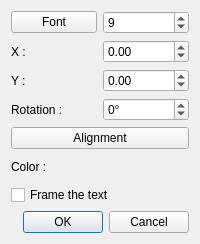
<?xml version="1.0" encoding="UTF-8"?>
<ui version="4.0">
 <class>TerminalLabelDialog</class>
 <widget class="QDialog" name="TerminalLabelDialog">
  <property name="windowTitle">
   <string>Text properties</string>
  </property>
  <layout class="QGridLayout" name="gridLayout">
   <item row="0" column="0">
    <widget class="QPushButton" name="m_font_pb">
     <property name="text">
      <string>Font</string>
     </property>
    </widget>
   </item>
   <item row="0" column="1">
    <widget class="QSpinBox" name="m_label_size_sb">
     <property name="minimum">
      <number>4</number>
     </property>
     <property name="maximum">
      <number>50</number>
     </property>
     <property name="value">
      <number>9</number>
     </property>
    </widget>
   </item>
   <item row="1" column="0">
    <widget class="QLabel" name="m_x_lb">
     <property name="text">
      <string>X :</string>
     </property>
    </widget>
   </item>
   <item row="1" column="1">
    <widget class="QDoubleSpinBox" name="m_label_x_dsb">
     <property name="minimum">
      <double>-5000.000000000000000</double>
     </property>
     <property name="maximum">
      <double>5000.000000000000000</double>
     </property>
    </widget>
   </item>
   <item row="2" column="0">
    <widget class="QLabel" name="m_y_lb">
     <property name="text">
      <string>Y :</string>
     </property>
    </widget>
   </item>
   <item row="2" column="1">
    <widget class="QDoubleSpinBox" name="m_label_y_dsb">
     <property name="minimum">
      <double>-5000.000000000000000</double>
     </property>
     <property name="maximum">
      <double>5000.000000000000000</double>
     </property>
    </widget>
   </item>
   <item row="3" column="0">
    <widget class="QLabel" name="m_rotation_lb">
     <property name="text">
      <string>Rotation :</string>
     </property>
    </widget>
   </item>
   <item row="3" column="1">
    <widget class="QDoubleSpinBox" name="m_label_rotation_sb">
     <property name="wrapping">
      <bool>true</bool>
     </property>
     <property name="suffix">
      <string>°</string>
     </property>
     <property name="decimals">
      <number>0</number>
     </property>
     <property name="minimum">
      <double>0.000000000000000</double>
     </property>
     <property name="maximum">
      <double>359.000000000000000</double>
     </property>
    </widget>
   </item>
   <item row="4" column="0" colspan="2">
    <widget class="QPushButton" name="m_align_pb">
     <property name="text">
      <string>Alignment</string>
     </property>
    </widget>
   </item>
   <item row="5" column="0">
    <widget class="QLabel" name="m_color_lb">
     <property name="text">
      <string>Color :</string>
     </property>
    </widget>
   </item>
   <item row="5" column="1">
    <widget class="QWidget" name="m_color_widget" native="true">
     <property name="minimumSize">
      <size>
       <width>40</width>
       <height>24</height>
      </size>
     </property>
    </widget>
   </item>
   <item row="6" column="0" colspan="2">
    <widget class="QCheckBox" name="m_label_frame_cb">
     <property name="text">
      <string>Frame the text</string>
     </property>
    </widget>
   </item>
   <item row="7" column="0" colspan="2">
    <widget class="QDialogButtonBox" name="m_button_box">
     <property name="standardButtons">
      <set>QDialogButtonBox::Cancel|QDialogButtonBox::Ok</set>
     </property>
    </widget>
   </item>
  </layout>
 </widget>
 <resources/>
 <connections/>
</ui>
